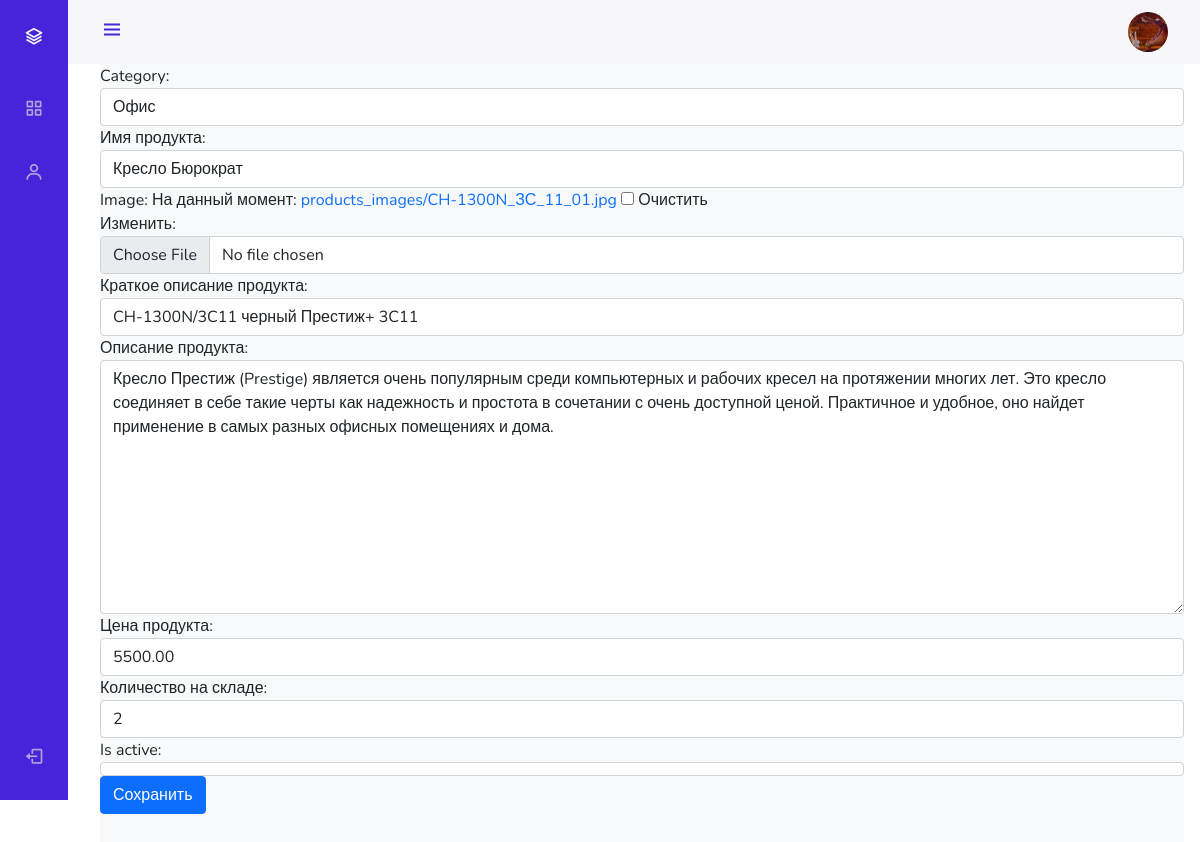
The app's page /admin_staff/products/update/5/ (signed in) with its own data.
### authapp/models.py (models this page shows)
class ShopUser(AbstractUser):
    avatar = models.ImageField(upload_to='users_avatars', blank=True)
    age = models.PositiveIntegerField(verbose_name='возраст')

### mainapp/models.py (models this page shows, shortened)
class Product(models.Model):
    category = models.ForeignKey(ProductCategory, on_delete=models.CASCADE)
    name = models.CharField(verbose_name='имя продукта', max_length=128)
    image = models.ImageField(upload_to='products_images', blank=True)
    short_desc = models.CharField(verbose_name='краткое описание продукта', max_length=60, blank=True)
    description = models.TextField(verbose_name='описание продукта', blank=True)
    price = models.DecimalField(verbose_name='цена продукта', max_digits=8, decimal_places=2, default=0)
    quantity = models.PositiveIntegerField(verbose_name='количество на складе', default=0)
    is_active = models.BooleanField(default=True)

class ProductCategory(models.Model):
    name = models.CharField(verbose_name='имя', max_length=64, unique=True)
    description = models.TextField(verbose_name='описание', blank=True)
    created = models.DateTimeField(auto_now_add=True)
    updated = models.DateTimeField(auto_now=True)
    is_active = models.BooleanField(default=True)
    def __str__(self):
        return self.name

### adminapp/views.py (the view)
# urls.py: path('products/update/<int:pk>/', adminapp.product_update, name='product_update'),
@user_passes_test(lambda u: u.is_superuser)
def product_update(request, pk):
    title = 'продукт/редактирование'
    edit_product = get_object_or_404(Product, pk=pk)
    if request.method == 'POST':
        edit_form = ProductEditForm(request.POST, request.FILES, instance=edit_product)
        if edit_form.is_valid():
            edit_form.save()
            return HttpResponseRedirect(reverse('admin_staff:product_update', args=[edit_product.pk]))
    else:
        edit_form = ProductEditForm(instance=edit_product)
    context = {
        'title': title,
        'update_form': edit_form,
        'category': edit_product.category,
    }
    return render(request, 'adminapp/product_update.html', context)

### adminapp/forms.py
class ProductEditForm(forms.ModelForm):
    class Meta:
        model = Product
        fields = '__all__'
    def __init__(self, *args, **kwargs):
        super(ProductEditForm, self).__init__(*args, **kwargs)
        for field_name, field in self.fields.items():
            field.widget.attrs['class'] = 'form-control'

### adminapp/templates/adminapp/product_update.html (shortened to what this page needs)
{% extends 'adminapp/base.html' %}
{% load static %}
{% block content %}
    <form class="form-horizontal" method="post" enctype="multipart/form-data">
        {{ update_form }}
      <button type="submit" class="btn btn-primary">Сохранить</button>
    </form>
{% endblock %}

### adminapp/templates/adminapp/base.html (shortened to what this page needs)
<!DOCTYPE html>
{% load static %}
<html>
<head>
    <link href="https://cdn.jsdelivr.net/npm/bootstrap@5.0.0-beta3/dist/css/bootstrap.min.css" rel="stylesheet">
    <link rel="stylesheet" type="text/css" href="{% static 'adminapp/css/style.css' %}">
    <link rel="stylesheet" type="text/css"href='https://cdn.jsdelivr.net/npm/boxicons@latest/css/boxicons.min.css'>
    <link rel="stylesheet" type="text/css" href="https://cdnjs.cloudflare.com/ajax/libs/font-awesome/6.0.0-beta2/css/all.min.css">
</head>
<body id="body-pd">
<header class="header" id="header">
    <div class="header_toggle"><i class='bx bx-menu' id="header-toggle"></i></div>
    <div class="header_img"><img src="/media/{{ user.avatar|default:'avatar.png' }}" alt=""></div>
</header>
<div class="l-navbar" id="nav-bar">
    <nav class="nav">
        <div>
            <a href="{% url 'index' %}" class="nav_logo">
                <i class='bx bx-layer nav_logo-icon'></i>
            </a>
            {% include 'adminapp/inludes/inc_admin_menu.html' %}
        </div>
        <a href="{% url 'auth:logout' %}" class="nav_link"> <i class='bx bx-log-out nav_icon'></i> <span class="nav_name">Выход</span> </a>
    </nav>
</div>
<div class="height-100 bg-light">
    {% block content %}
    {% endblock %}
</div>
</body>
</html>

### adminapp/static/adminapp/css/style.css (style rules this page uses)
:root { --header-height: 3rem; --nav-width: 68px; --first-color: #4723D9; --first-color-light: #AFA5D9; --white-color: #F7F6FB; --body-font: 'Nunito', sans-serif; --normal-font-size: 1rem; --z-fixed: 100 }
body { position: relative; margin: var(--header-height) 0 0 0; padding: 0 1rem; font-family: var(--body-font); font-size: var(--normal-font-size); transition: .5s }
a { text-decoration: none }
.header { width: 100%; height: var(--header-height); position: fixed; top: 0; left: 0; display: flex; align-items: center; justify-content: space-between; padding: 0 1rem; background-color: var(--white-color); z-index: var(--z-fixed); transition: .5s }
.header_toggle { color: var(--first-color); font-size: 1.5rem; cursor: pointer }
.header_img { width: 35px; height: 35px; display: flex; justify-content: center; border-radius: 50%; overflow: hidden }
.header_img img { width: 40px }
.l-navbar { position: fixed; top: 0; left: -30%; width: var(--nav-width); height: 100vh; background-color: var(--first-color); padding: .5rem 1rem 0 0; transition: .5s; z-index: var(--z-fixed) }
.nav { height: 100%; display: flex; flex-direction: column; justify-content: space-between; overflow: hidden }
.nav_logo, .nav_link { display: grid; grid-template-columns: max-content max-content; align-items: center; column-gap: 1rem; padding: .5rem 0 .5rem 1.5rem }
.nav_logo { margin-bottom: 2rem }
.nav_logo-icon { font-size: 1.25rem; color: var(--white-color) }
.nav_link { position: relative; color: var(--first-color-light); margin-bottom: 1.5rem; transition: .3s }
.nav_icon { font-size: 1.25rem }
.height-100 { height: 100vh }
@media screen and (min-width: 768px) { body { margin: calc(var(--header-height) + 1rem) 0 0 0; padding-left: calc(var(--nav-width) + 2rem) } }
@media screen and (min-width: 768px) { .header { height: calc(var(--header-height) + 1rem); padding: 0 2rem 0 calc(var(--nav-width) + 2rem) } }
@media screen and (min-width: 768px) { .header_img { width: 40px; height: 40px } }
@media screen and (min-width: 768px) { .header_img img { width: 45px } }
@media screen and (min-width: 768px) { .l-navbar { left: 0; padding: 1rem 1rem 0 0 } }

### records on screen
ShopUser: avatar (picture)
Product: category "Офис", short_desc "CH-1300N/3C11 черный Престиж+ 3C11", description "Кресло Престиж (Prestige) является очень популярным среди компьютерных и рабочих кресел на протяжении многих лет. Это кресло соединяет в себе такие черты как надежность и простота в сочетании с очень доступной ценой. Практичное и удобное, оно найдет применение в самых разных офисных помещениях и дома.", price "5500.00", quantity "2", is_active "☑"
ProductCategory: name "Кресло Бюрократ"
